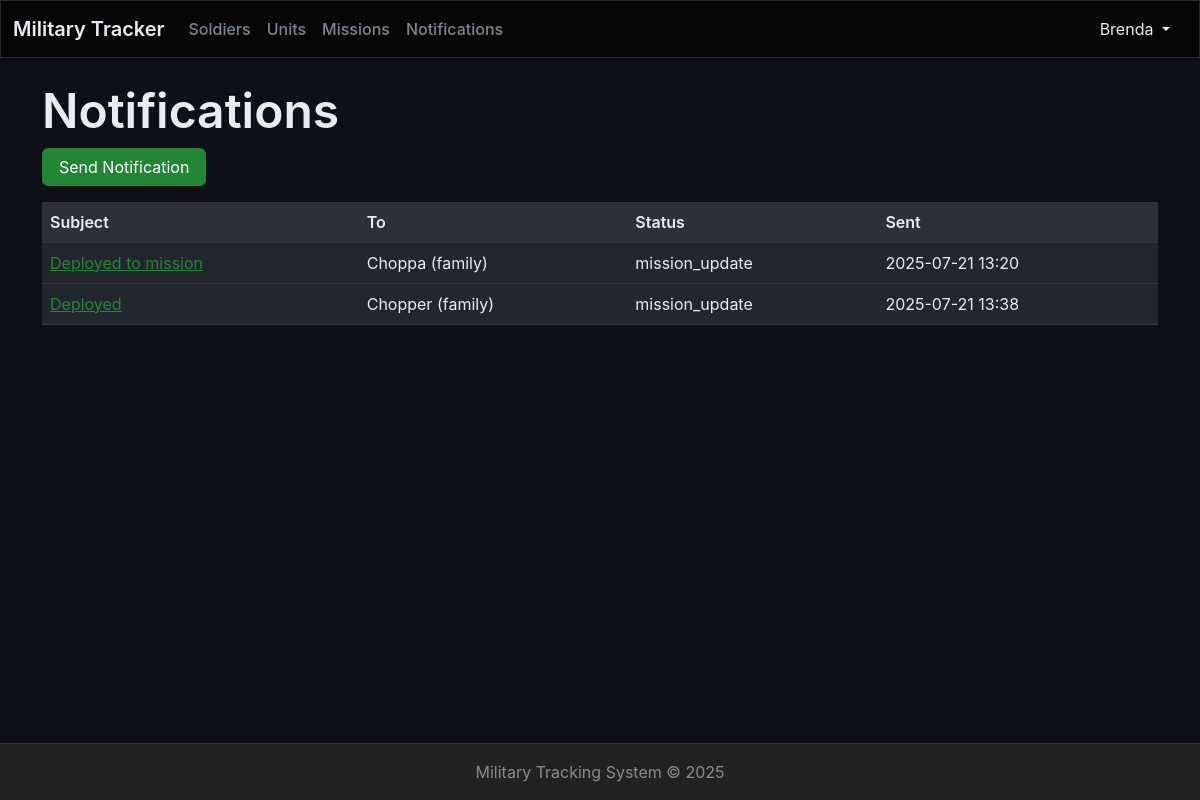
/notification-list/ (signed in), run on the app's committed database.
### accounts/models.py (models this page shows)
class CustomUser(AbstractUser):
    ROLE_CHOICES = [
        ('admin', 'Admin'),
        ('family', 'Family'),
    ]
    role = models.CharField(max_length=10, default='family')
    phone_number = models.CharField(max_length=15, blank=True)
    is_active = models.BooleanField(default=True)
    def __str__(self):
        return f"{self.username} ({self.role})"

### notifications/models.py (models this page shows, shortened)
class Notification(models.Model):
    DELIVERY_CHOICES = [
        ('email', 'Email'),
        ('system', 'In-System'),
    ]
    NOTIF_TYPE_CHOICES = [
        ('status_change', 'Status Change'),
        ('mission_update', 'Mission Update'),
        ('general', 'General'),
    ]
    soldier = models.ForeignKey(Soldier, on_delete=models.CASCADE)
    family = models.ForeignKey(CustomUser, on_delete=models.SET_NULL, null=True, limit_choices_to={'role': 'family'})
    notification_type = models.CharField(max_length=20, choices=NOTIF_TYPE_CHOICES)
    subject = models.CharField(max_length=100)
    message = models.TextField()
    delivery_method = models.CharField(max_length=10, choices=DELIVERY_CHOICES)
    is_sent = models.BooleanField(default=False)
    sent_at = models.DateTimeField(null=True, blank=True)
    is_read = models.BooleanField(default=False)
    read_at = models.DateTimeField(null=True, blank=True)
    created_at = models.DateTimeField(auto_now_add=True)

### notifications/views.py (the view)
# urls.py: path('notification-list/', notification_list, name='notification_list'),
@login_required
def notification_list(request):
    if request.user.role == 'family':
        notifications = Notification.objects.filter(family=request.user)
    else:
        notifications = Notification.objects.all()
    return render(request, 'notification/list.html', {'notifications': notifications})

### notifications/templates/notification/list.html (shortened to what this page needs)
{% extends 'base/base.html' %}
{% load static %}
{% block 'body' %}
<h2>Notifications</h2>
{% if user.role == 'admin' %}
  <a class="btn btn-success mb-3" href="{% url 'notification_create' %}">Send Notification</a>
{% endif %}
<table class="table table-hover">
  <thead>
    <tr><th>Subject</th><th>To</th><th>Status</th><th>Sent</th></tr>
  </thead>
  <tbody>
    {% for n in notifications %}
    <tr>
      <td><a href="{% url 'notification_detail' n.pk %}">{{ n.subject }}</a></td>
      <td>{{ n.family }}</td>
      <td>{{ n.notification_type }}</td>
      <td>{{ n.sent_at|date:"Y-m-d H:i" }}</td>
    </tr>
    {% empty %}
    <tr><td colspan="4">No notifications found.</td></tr>
    {% endfor %}
  </tbody>
</table>
{% endblock %}

### main/templates/base/base.html (shortened to what this page needs)
{% load static %}
<!DOCTYPE html>
<html lang="en" class="h-100">
<head>
    <link href="{% static 'css/bootstrap.min.css' %}" rel="stylesheet">
    <link href="{% static 'css/style.css' %}" rel="stylesheet">
</head>
<body class="d-flex flex-column h-100">
    <nav class="navbar navbar-expand-lg navbar-dark bg-dark">
        <div class="container-fluid">
            <a class="navbar-brand" href="{% url 'home_page' %}">Military Tracker</a>
            <div class="collapse navbar-collapse" id="navbarNav">
                <ul class="navbar-nav me-auto mb-2 mb-lg-0">
                    {% if user.is_authenticated %}
                        {% if user.role == 'admin' or user.role == 'superuser' %}
                            <li class="nav-item"><a href="{% url 'soldier_home' %}" class="nav-link">Soldiers</a></li>
                            <li class="nav-item"><a href="{% url 'unit_home' %}" class="nav-link">Units</a></li>
                            <li class="nav-item"><a href="{% url 'mission_home' %}" class="nav-link">Missions</a></li>
                            <li class="nav-item"><a href="{% url 'notification_home' %}" class="nav-link">Notifications</a></li>
                        {% elif user.role == 'family' %}
                            <li class="nav-item"><a href="{% url 'family_dashboard' %}" class="nav-link">My Dashboard</a></li>
                        {% endif %}
                    {% endif %}
                </ul>
                <div class="d-flex">
                   {% if user.is_authenticated %}
                        <div class="dropdown show">
                            <button class="btn btn-transparent dropdown-toggle" type="button"  data-bs-toggle="dropdown" aria-expanded="false">
                                {{ user.username }}
                            </button>
                        </div>
                    {% else %}
                        <a href="{% url 'login' %}" class="btn btn-outline-light btn-sm me-2">Login</a>
                        <a href="{% url 'register' %}" class="btn btn-light btn-sm">Register</a>
                    {% endif %}
                </div>
            </div>
        </div>
    </nav>
    <div class="container mt-4">
        {% block 'body' %}
        {% endblock %}
    </div>
    <footer class="footer mt-auto py-3 bg-light">
        <div class="container text-center">
            <span class="text-muted">Military Tracking System &copy; {% now "Y" %}</span>
        </div>
    </footer>
</body>
</html>

### main/static/css/style.css (style rules this page uses)
:root { --bs-primary: #238636; --bs-secondary: #7d8590; --bs-success: #238636; --bs-info: #0969da; --bs-warning: #fb8500; --bs-danger: #da3633; --bs-light: #21262d; --bs-dark: #0d1117; --primary-bg: #0d1117; --secondary-bg: #161b22; --tertiary-bg: #21262d; --accent-bg: #30363d; --border-color: #30363d; --text-primary: #e6edf3; --text-secondary: #7d8590; --text-muted: #656d76; --accent-color: #238636; --accent-hover: #2ea043; --navbar-bg: #010409; --footer-bg: #0d1117; --card-bg: #161b22; --input-bg: #0d1117; --input-border: #30363d; --input-focus: #0969da; --shadow: rgba(0, 0, 0, 0.3); --bs-body-bg: #0d1117; --bs-body-color: #e6edf3; --bs-border-color: #30363d; --bs-link-color: #238636; --bs-link-hover-color: #2ea043; }
body { background-color: var(--primary-bg); color: var(--text-primary); font-family: -apple-system, BlinkMacSystemFont, 'Segoe UI', 'Noto Sans', Helvetica, Arial, sans-serif; overflow-x: hidden; }
.navbar-dark { background-color: var(--navbar-bg); border-bottom: 1px solid var(--border-color); box-shadow: 0 2px 4px var(--shadow); }
.navbar-brand { color: var(--text-primary); font-weight: 600; }
.navbar-dark .navbar-nav .nav-link { color: var(--text-secondary); font-weight: 500; transition: color 0.3s ease; }
.btn-success { background-color: var(--accent-color); border-color: var(--accent-color); }
.table { --bs-table-bg: var(--secondary-bg); --bs-table-color: var(--text-primary); --bs-table-border-color: var(--border-color); }
.table th { background-color: var(--tertiary-bg); color: var(--text-primary); font-weight: 600; }
.footer { background-color: var(--footer-bg); border-top: 1px solid var(--border-color); }
.footer .text-muted { color: var(--text-muted); }
a { color: var(--accent-color); transition: color 0.3s ease; }
h1, h2, h3, h4, h5, h6 { color: var(--text-primary); font-weight: 600; }
.btn, .form-control, .form-select, .navbar-nav .nav-link { transition: all 0.3s ease; }

### data on the page
CustomUser: username "Brenda"
Notification: subject "Deployed to mission", family "Choppa (family)", notification_type "mission_update", sent_at "2025-07-21 13:20"
Notification: subject "Deployed", family "Chopper (family)", notification_type "mission_update", sent_at "2025-07-21 13:38"
